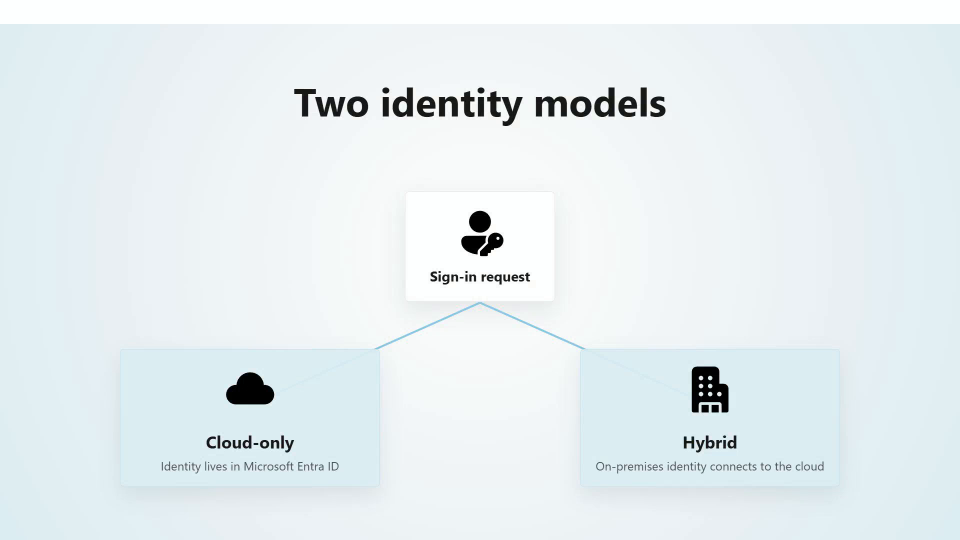
#> input picture projects/teams-identity-sign-in/renders/_review/frame_001_6.4s.png, 1920 x 1080 px (shown at 1/2 size)
$ python -i quality_eval.py   (imports and definitions only)
#> lines starting #> are read from the running program, lines starting #| are printed output that depends on the picture
"""Slate quality-first video evaluation packet builder.

This is intentionally artifact-first: it validates the SCF, inspects the MP4,
extracts per-scene frames, and writes a compact packet for human-like review.
The packet is designed for repeated novice-prompt evals where we compare what
Slate intended against what a viewer actually sees.
"""

from __future__ import annotations

import argparse
import colorsys
import json
import math
import subprocess
import sys
from pathlib import Path
from typing import Any

from PIL import Image, ImageFilter, ImageStat

REPO_ROOT = Path(__file__).resolve().parent.parent
sys.path.insert(0, str(REPO_ROOT / "scripts" / "lib"))

from scf_validate import QUALITY_PROFILES, validate_scf_pre_render  # noqa: E402
from video_inspect import inspect_video  # noqa: E402


DEFAULT_EVAL_PROFILE = "publish"
RENDER_BLOCKING_CATEGORIES = {
    "narration_overflows",
    "video_layer_issues",
    "missing_assets",
}
# Calibrated from rendered eval frames: warn when almost half a video shares the
# dark-blue/slate family, and fail publish when it dominates most sampled frames.
DARK_BLUE_WARN_THRESHOLD = 0.45
DARK_BLUE_FAIL_THRESHOLD = 0.65
# Structured visuals below these bbox shares tend to read as decorative instead
# of legible content. Publish treats the smaller threshold as a hard failure.
STRUCTURED_VISUAL_OCCUPANCY_WARNING = 0.14
STRUCTURED_VISUAL_OCCUPANCY_FAILURE = 0.08
# Downsampled foreground extraction skips tiny anti-aliased differences from the
# estimated background while preserving real panels, text, charts, and diagrams.
FOREGROUND_DISTANCE_THRESHOLD = 34
PRIMARY_CONTENT_TOP_SKIP_RATIO = 0.18
STRUCTURED_VISUAL_COMPONENTS = {
    "ArchitectureDiagram",
    "BurnDown",
    "DataChart",
    "DataFlow",
    "ExcelScene",
    "GitHubScene",
    "MetricStack",
    "MetricsCard",
    "OKRStatus",
    "OutlookScene",
    "PlannerScene",
    "PowerBIScene",
    "PowerPointScene",
    "Roadmap",
    "ScreenDemoFrame",
    "StepByStep",
    "TeamsScene",
    "TerminalCast",
    "TerminalScene",
    "VSCodeScene",
}


def _run(cmd: list[str], timeout: int = 120) -> subprocess.CompletedProcess:
    return subprocess.run(cmd, capture_output=True, text=True, timeout=timeout)


# [32 lines left out: functions _probe_duration, _scene_windows, not called in this run]


def _overlap_seconds(start: float, end: float, window_start: float, window_end: float) -> float:
    return max(0.0, min(end, window_end) - max(start, window_start))


# [127 lines left out: functions classify_frozen_sections, _sample_times, extract_scene_frames, not called in this run]


def analyze_frame(frame_path: Path) -> dict[str, Any]:
    """Return simple visual complexity metrics for an extracted frame.

    FFmpeg black/freeze filters are useful hints, but they overcall deliberate
    dark title cards and static dashboards. These image metrics catch the case
    we actually care about in quality eval: a sampled frame with almost no
    visible content at all.
    """
    try:
        rgb_image = Image.open(frame_path).convert("RGB").resize((240, 135))
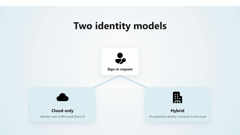
#> rgb_image: PIL image 240x135 RGB; mean R, G, B 230.2, 238.3, 241
        image = rgb_image.convert("L")
    except Exception as exc:
        return {"error": str(exc), "blank": True}

    background_rgb = _estimate_background_rgb(rgb_image)
    content_metrics = _foreground_metrics(rgb_image, background_rgb)
    dominant_colors = _dominant_colors(rgb_image)
    stat = ImageStat.Stat(image)
    mean = float(stat.mean[0])
    stddev = float(stat.stddev[0])
    red, green, blue = (float(value) for value in ImageStat.Stat(rgb_image).mean)
    edges = image.filter(ImageFilter.FIND_EDGES)
    edge_mean = float(ImageStat.Stat(edges).mean[0])
    blank = stddev < 2.5
    hue = colorsys.rgb_to_hsv(red / 255, green / 255, blue / 255)[0] * 360
    dark_blue = mean < 70 and 200 <= hue <= 250 and blue > red * 1.12 and blue >= green * 0.88
    return {
        "mean_luma": round(mean, 2),
        "mean_rgb": [round(red, 2), round(green, 2), round(blue, 2)],
        "mean_hue": round(hue, 1),
        "stddev_luma": round(stddev, 2),
        "edge_mean": round(edge_mean, 2),
        "blank": blank,
        "dark_blue_family": dark_blue,
        "background_rgb": [round(value, 2) for value in background_rgb],
        "content_bbox_ratio": content_metrics["content_bbox_ratio"],
        "content_pixel_ratio": content_metrics["content_pixel_ratio"],
        "primary_bbox_ratio": content_metrics["primary_bbox_ratio"],
        "primary_pixel_ratio": content_metrics["primary_pixel_ratio"],
        "primary_width_ratio": content_metrics["primary_width_ratio"],
        "primary_height_ratio": content_metrics["primary_height_ratio"],
        "primary_min_x_ratio": content_metrics["primary_min_x_ratio"],
        "primary_max_x_ratio": content_metrics["primary_max_x_ratio"],
        "dominant_colors": dominant_colors,
    }


def _estimate_background_rgb(image: Image.Image) -> tuple[float, float, float]:
    width, height = image.size
#> width = 240; height = 135
    pixels = image.load()
    samples = []
    for x in range(0, width, 4):
        samples.append(pixels[x, 0])
        samples.append(pixels[x, height - 1])
#> after the loop, samples = 120 items, first 6: (253, 255, 255), (219, 237, 242), (253, 255, 255), (219, 237, 242), (253, 255, 255), (222, 237, 241)
    for y in range(0, height, 4):
        samples.append(pixels[0, y])
        samples.append(pixels[width - 1, y])
#> after the loop, samples = 188 items, first 6: (253, 255, 255), (219, 237, 242), (253, 255, 255), (219, 237, 242), (253, 255, 255), (222, 237, 241)
    if not samples:
        return (255.0, 255.0, 255.0)
    channels = list(zip(*samples, strict=True))
#> channels = 3 items
#> in analyze_frame, `background_rgb = _estimate_background_rgb(rgb_image)`: background_rgb = (233, 239, 244)
    return tuple(float(sorted(channel)[len(channel) // 2]) for channel in channels)  # type: ignore[return-value]


def _foreground_metrics(image: Image.Image, background_rgb: tuple[float, float, float]) -> dict[str, float]:
#> called with background_rgb = (233, 239, 244)
    width, height = image.size
#> width = 240; height = 135
    pixels = image.load()
    full_points = []
    primary_points = []
    primary_min_y = int(height * PRIMARY_CONTENT_TOP_SKIP_RATIO)
#> primary_min_y = 24

    for y in range(height):
        for x in range(width):
            red, green, blue = pixels[x, y]
            distance = math.sqrt(
                (red - background_rgb[0]) ** 2
                + (green - background_rgb[1]) ** 2
                + (blue - background_rgb[2]) ** 2
            )
            if distance < FOREGROUND_DISTANCE_THRESHOLD:
                continue
            point = (x, y)
            full_points.append(point)
            if y >= primary_min_y:
                primary_points.append(point)
#> after the loop, full_points = 1196 pairs, first value 40 to 205, second value 21 to 118; primary_points = 1151 pairs, first value 40 to 205, second value 24 to 118

    def metrics(points: list[tuple[int, int]]) -> tuple[float, float]:
        if not points:
            return 0.0, 0.0
        xs = [point[0] for point in points]
#> xs = 1196 values, max 205 at index 1006, min 40 at index 981, mean 121.4
        ys = [point[1] for point in points]
#> ys = 1196 values from 21 to 118
        bbox_area = (max(xs) - min(xs) + 1) * (max(ys) - min(ys) + 1)
#> bbox_area = 16268
        frame_area = width * height
#> frame_area = 32400
        return bbox_area / frame_area, len(points) / frame_area

    content_bbox_ratio, content_pixel_ratio = metrics(full_points)
#> content_bbox_ratio = 0.502; content_pixel_ratio = 0.0369
    primary_bbox_ratio, primary_pixel_ratio = metrics(primary_points)
#> primary_bbox_ratio = 0.487; primary_pixel_ratio = 0.0355
    primary_xs = [point[0] for point in primary_points]
#> primary_xs = 1151 values, max 205 at index 961, min 40 at index 936, mean 121.8
    primary_ys = [point[1] for point in primary_points]
#> primary_ys = 1151 values from 24 to 118
    if primary_points:
        primary_width_ratio = (max(primary_xs) - min(primary_xs) + 1) / width
#> primary_width_ratio = 0.692
        primary_height_ratio = (max(primary_ys) - min(primary_ys) + 1) / height
#> primary_height_ratio = 0.704
        min_x_ratio = min(primary_xs) / width
#> min_x_ratio = 0.167
        max_x_ratio = max(primary_xs) / width
#> max_x_ratio = 0.854
#> in analyze_frame, `content_metrics = _foreground_metrics(rgb_image, background_rgb)`: content_metrics = {'content_bbox_ratio': 0.502, 'content_pixel_ratio': 0.037, 'primary_bbox_ratio': 0.487, 'primary_pixel_ratio': 0.036, 'primary_width_ratio': 0.692, 'primary_height_ratio': 0.704, 'primary_min_x_ratio': 0.167, 'primary_max_x_ratio': 0.854}
    else:
        primary_width_ratio = 0.0
        primary_height_ratio = 0.0
        min_x_ratio = 1.0
        max_x_ratio = 0.0
    return {
        "content_bbox_ratio": round(content_bbox_ratio, 3),
        "content_pixel_ratio": round(content_pixel_ratio, 3),
        "primary_bbox_ratio": round(primary_bbox_ratio, 3),
        "primary_pixel_ratio": round(primary_pixel_ratio, 3),
        "primary_width_ratio": round(primary_width_ratio, 3),
        "primary_height_ratio": round(primary_height_ratio, 3),
        "primary_min_x_ratio": round(min_x_ratio, 3),
        "primary_max_x_ratio": round(max_x_ratio, 3),
    }


def _relative_luminance(rgb: tuple[float, float, float]) -> float:
    channels = []
    for value in rgb:
        value = value / 255
        channels.append(value / 12.92 if value <= 0.03928 else ((value + 0.055) / 1.055) ** 2.4)
    return 0.2126 * channels[0] + 0.7152 * channels[1] + 0.0722 * channels[2]


# [6 lines left out: function _contrast_ratio, not called in this run]


def _dominant_colors(image: Image.Image) -> list[dict[str, Any]]:
    quantized = image.quantize(colors=8, method=Image.Quantize.MEDIANCUT)
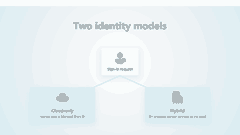
#> quantized: PIL image 240x135 P; mean R, G, B 232, 240.6, 243.6
    palette = quantized.getpalette() or []
#> palette = [249, 252, 252, 243, 246, 248, 239, 244, 246, 236, 242, 245, 230, 239, 243, 225, 239, 243, 220, 237, 242, 177, 186, 189]
    counts = quantized.getcolors(maxcolors=8) or []
#> counts = [(3708, 0), (5007, 1), (4097, 2), (4068, 3), (4237, 4), (5131, 5), (5121, 6), (1031, 7)]
    total = max(1, sum(count for count, _ in counts))
#> total = 32400
    colors = []
    for count, index in sorted(counts, reverse=True):
        offset = index * 3
        if offset + 2 >= len(palette):
            continue
        rgb = tuple(float(value) for value in palette[offset:offset + 3])
        hue, saturation, _value = colorsys.rgb_to_hsv(rgb[0] / 255, rgb[1] / 255, rgb[2] / 255)
        colors.append({
            "rgb": [round(value, 2) for value in rgb],
            "ratio": round(count / total, 3),
            "hue": round(hue * 360, 1),
            "saturation": round(saturation, 3),
            "luma": round(_relative_luminance(rgb), 3),
        })
#> this loop made 8 passes
#> (count, index, offset, rgb, hue, saturation) on passes 1 to 8: (5131, 5, 15, (225, 239, 243), 0.537, 0.0741), (5121, 6, 18, (220, 237, 242), 0.538, 0.0909), (5007, 1, 3, (243, 246, 248), 0.567, 0.0202), (4237, 4, 12, (230, 239, 243), 0.551, 0.0535), (4097, 2, 6, (239, 244, 246), 0.548, 0.0285), (4068, 3, 9, (236, 242, 245), 0.556, 0.0367), (3708, 0, 0, (249, 252, 252), 0.5, 0.0119), (1031, 7, 21, (177, 186, 189), 0.542, 0.0635)
#> after the loop, colors = 8 items
    return colors


# [405 lines left out: functions theme_sameness_summary, _scene_frame_groups, _light_warm_background, _muddy_neutral_surface, visual_design_summary, allows_dark_blue_sameness and 4 more, not called in this run]


# [2 lines not run here, left out]

>>> result = analyze_frame('../projects/teams-identity-sign-in/renders/_review/frame_001_6.4s.png')
#> in analyze_frame, `mean = float(stat.mean[0])`: mean = 236.1
#> in analyze_frame, `stddev = float(stat.stddev[0])`: stddev = 26.47
#> in analyze_frame, `red, green, blue = (float(value) for value in ImageStat.Stat(rgb_image..`: red = 230.2; green = 238.3; blue = 241
#> in analyze_frame, `edges = image.filter(ImageFilter.FIND_EDGES)`:
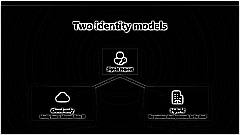
#> edges: PIL image 240x135 L; min 0, max 255, mean 13.5
#> in analyze_frame, `edge_mean = float(ImageStat.Stat(edges).mean[0])`: edge_mean = 13.51
#> in analyze_frame, `blank = stddev < 2.5`: blank = False
#> in analyze_frame, `hue = colorsys.rgb_to_hsv(red / 255, green / 255, blue / 255)[0] * 360`: hue = 195.3
#> in analyze_frame, `dark_blue = mean < 70 and 200 <= hue <= 250 and blue > red * 1.12 and ..`: dark_blue = False
#> result = 17 items
